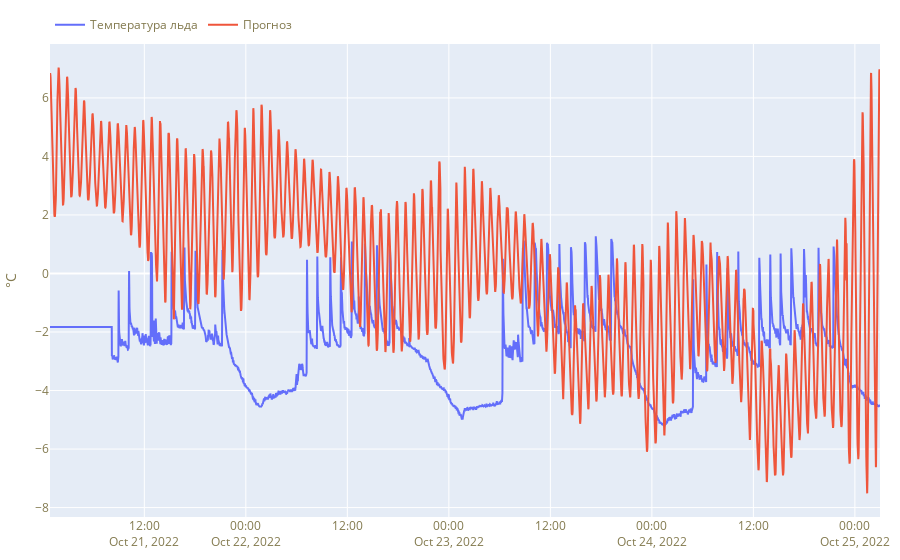

Here is the notebook cell this chart was saved with:
### Code cell
fig = make_subplots(rows=1, cols=1, shared_xaxes=True, vertical_spacing=0.02)
fig.add_trace(go.Scatter(x=test_dataset.data['time'], y=result_df['temp_ice'], name='Температура льда'), row=1, col=1)
fig.add_trace(go.Scatter(x=test_dataset.data['time'], y=result_df['pred_temp_ice'], name='Прогноз'), row=1, col=1)
fig.update_layout(margin=dict(l=10, r=10, t=30, b=10),
                  legend=dict(orientation='h', yanchor='bottom', x=0, y=1.01),
                #   width=1000,
                  height=800,
                  font_color="#837A4F",
                  title_font_color="#837A4F")
fig.update_traces(hoverinfo='all', hovertemplate='Дата и время: %{x}<br>Температура: %{y:.2f}°C', row=1, col=1)
fig.update_yaxes(title_text='°C', row=1, col=1)

### Figure 1 — Plotly figure (JSON) as saved in the notebook; plotly's stock layout.template omitted (floating-point values rounded to 4 significant figures; data arrays with more than 128 entries replaced by an {"elided": "..."} marker saying what was removed)
{"data": [{"hoverinfo": "all", "hovertemplate": "Дата и время: %{x}<br>Температура: %{y:.2f}°C", "name": "Температура льда", "type": "scatter", "x": {"elided": "6000 str values"}, "xaxis": "x", "y": {"elided": "5888 float values"}, "yaxis": "y"}, {"hoverinfo": "all", "hovertemplate": "Дата и время: %{x}<br>Температура: %{y:.2f}°C", "name": "Прогноз", "type": "scatter", "x": {"elided": "6000 str values"}, "xaxis": "x", "y": {"elided": "5888 float values"}, "yaxis": "y"}], "layout": {"autosize": true, "font": {"color": "#837A4F"}, "legend": {"orientation": "h", "x": 0, "y": 1.01, "yanchor": "bottom"}, "margin": {"b": 10, "l": 10, "r": 10, "t": 30}, "title": {"font": {"color": "#837A4F"}}, "xaxis": {"anchor": "y", "autorange": true, "domain": [0, 1], "range": ["2022-10-21 00:51", "2022-10-25 02:58"], "type": "date"}, "yaxis": {"anchor": "x", "autorange": true, "domain": [0, 1], "range": [-8.322, 7.842], "title": {"text": "°C"}, "type": "linear"}}}
